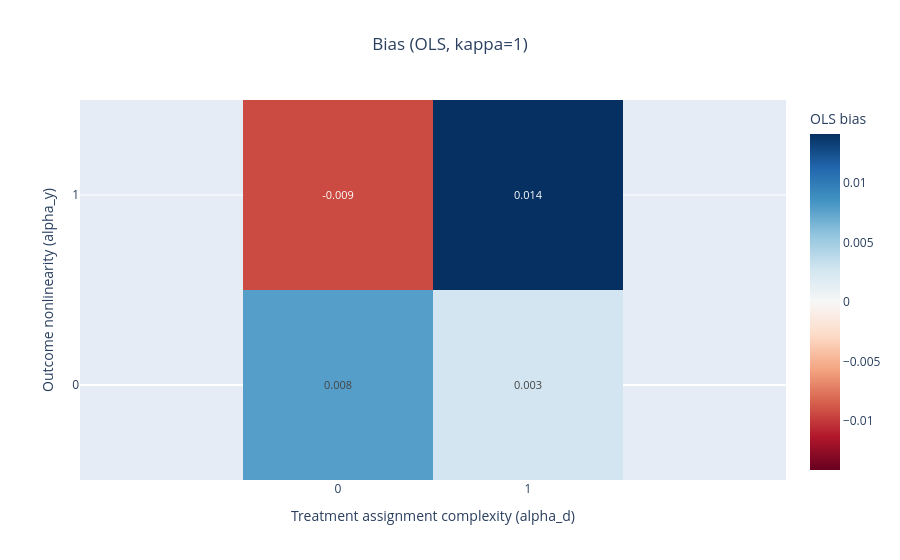

Write notebook code for a chart like this one.
### Code cell
fig = estimator_metric_heatmap(summary_df, metric="bias", estimator="OLS", kappa=1)
fig.show()

### Figure 1 — Plotly figure (JSON) as saved in the notebook; plotly's stock layout.template omitted (floating-point values rounded to 4 significant figures)
{"data": [{"colorbar": {"title": {"text": "OLS bias"}}, "colorscale": [[0, "rgb(103,0,31)"], [0.1, "rgb(178,24,43)"], [0.2, "rgb(214,96,77)"], [0.3, "rgb(244,165,130)"], [0.4, "rgb(253,219,199)"], [0.5, "rgb(247,247,247)"], [0.6, "rgb(209,229,240)"], [0.7, "rgb(146,197,222)"], [0.8, "rgb(67,147,195)"], [0.9, "rgb(33,102,172)"], [1, "rgb(5,48,97)"]], "hovertemplate": "alpha_d=%{x}<br>alpha_y=%{y}<br>OLS bias=%{z:.4f}<extra></extra>", "text": [[0.008, 0.003], [-0.009, 0.014]], "textfont": {"size": 11}, "texttemplate": "%{text}", "type": "heatmap", "x": [0, 1], "y": [0, 1], "z": [[0.007838, 0.002776], [-0.009353, 0.01413]], "zmid": 0}], "layout": {"title": {"text": "Bias (OLS, kappa=1)", "x": 0.5}, "xaxis": {"tickmode": "array", "ticktext": ["0", "1"], "tickvals": [0, 1], "title": {"text": "Treatment assignment complexity (alpha_d)"}}, "yaxis": {"scaleanchor": "x", "scaleratio": 1, "tickmode": "array", "ticktext": ["0", "1"], "tickvals": [0, 1], "title": {"text": "Outcome nonlinearity (alpha_y)"}}}}
